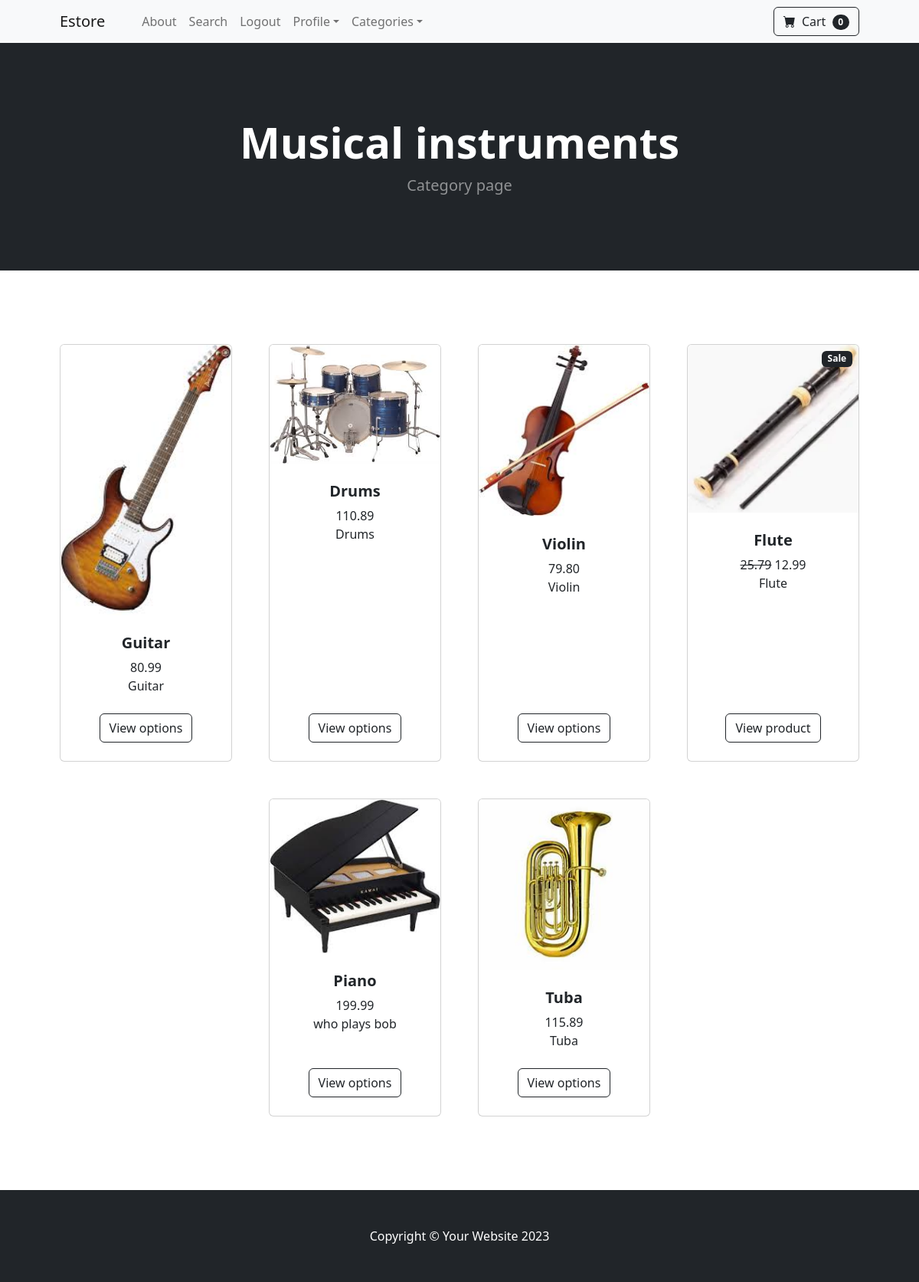
The app's page /category/Musical instruments/ (signed in) with its own data.
### Estore/models.py (models this page shows, shortened)
class Category(models.Model):
    name = models.CharField(max_length=50)
    def __str__(self):
        return self.name
    class Meta:
        verbose_name_plural = 'Categories'

class Product(models.Model):
    name = models.CharField(max_length=100)
    price = models.DecimalField(default=0, decimal_places=2, max_digits=7)
    category = models.ForeignKey(Category,on_delete=models.CASCADE,default = 1)
    description = models.CharField(max_length=1000,default = '',blank=True, null=True)
    image = models.ImageField(upload_to='upload/product/')
    is_sale = models.BooleanField(default = False)
    sale_price = models.DecimalField(default = 0 ,decimal_places= 2, max_digits=7)

### Estore/views.py (the view)
# urls.py: path('category/<str:nm>/',views.category, name="category"),
def category(request,nm):
    nm = nm.replace('-',' ')
    try:
        category = Category.objects.get(name = nm)
        products =Product.objects.filter(category  = category)
        return render(request, 'category.html',{'category':category, 'products':products})
    except:
        messages.error(request,('This category does not exist'))
        return redirect('home')

### cart/cart.py (called while the page is built)
    def __len__(self):#returns the length of the cart
        return len(self.cart)

### cart/context_processor.py (called while the page is built)
def cart(request):
    return {'cart': Cart(request)}

### Estore/templates/category.html
{% extends 'base.html' %}
{% block content %}
        <header class="bg-dark py-5">
            <div class="container px-4 px-lg-5 my-5">
                <div class="text-center text-white">
                    <h1 class="display-4 fw-bolder">{{ category }}</h1>
                    <p class="lead fw-normal text-white-50 mb-0">Category page</p>
                </div>
            </div>
        </header>
        <section class="py-5">
            <div class="container px-4 px-lg-5 mt-5">
                <div class="row gx-4 gx-lg-5 row-cols-2 row-cols-md-3 row-cols-xl-4 justify-content-center">
                    {% for product in products %}
                        {% if product.is_sale %}
                        <div class="col mb-5">
                            <div class="card h-100">
                                <div class="badge bg-dark text-white position-absolute" style="top: 0.5rem; right: 0.5rem">Sale</div>
                                <img class="card-img-top" src="{{product.image.url}}" alt="..." />
                                <div class="card-body p-4">
                                    <div class="text-center">
                                        <h5 class="fw-bolder">{{product.name}}</h5>
                                        <strike>{{product.price}}</strike>
                                        {{product.sale_price}}
                                        <br/>
                                        {{product.description}}
                                    </div>
                                </div>
                                <div class="card-footer p-4 pt-0 border-top-0 bg-transparent">
                                    <div class="text-center"><a class="btn btn-outline-dark mt-auto" href="{% url 'product' product.id %}">View product</a></div>
                                </div>
                            </div>
                        </div>
                        {% else %}
                        <div class="col mb-5">
                            <div class="card h-100">
                                <img class="card-img-top" src="{{product.image.url}}" alt="..." />
                                <div class="card-body p-4">
                                    <div class="text-center">
                                        <h5 class="fw-bolder">{{product.name}}</h5>
                                        {{product.price}}
                                        <br/>
                                        {{product.description}}
                                    </div>
                                </div>
                                <div class="card-footer p-4 pt-0 border-top-0 bg-transparent">
                                    <div class="text-center"><a class="btn btn-outline-dark mt-auto" href="{% url 'product' product.id %}">View options</a></div>
                                </div>
                            </div>
                        </div>
                        {% endif %}
                    {% endfor %}
                </div>
            </div>
        </section>
{% endblock %}

### records on screen
Category: name "Musical instruments"
Product: image (picture), name "Guitar", price "80.99", description "Guitar"
Product: image (picture), name "Drums", price "110.89", description "Drums"
Product: image (picture), name "Violin", price "79.80", description "Violin"
Product: image (picture), name "Flute", price "25.79", sale_price "12.99", description "Flute"
Product: image (picture), name "Piano", price "199.99", description "who plays bob"
Product: image (picture), name "Tuba", price "115.89", description "Tuba"

### other values on screen
{{ cart|length }} "0"
